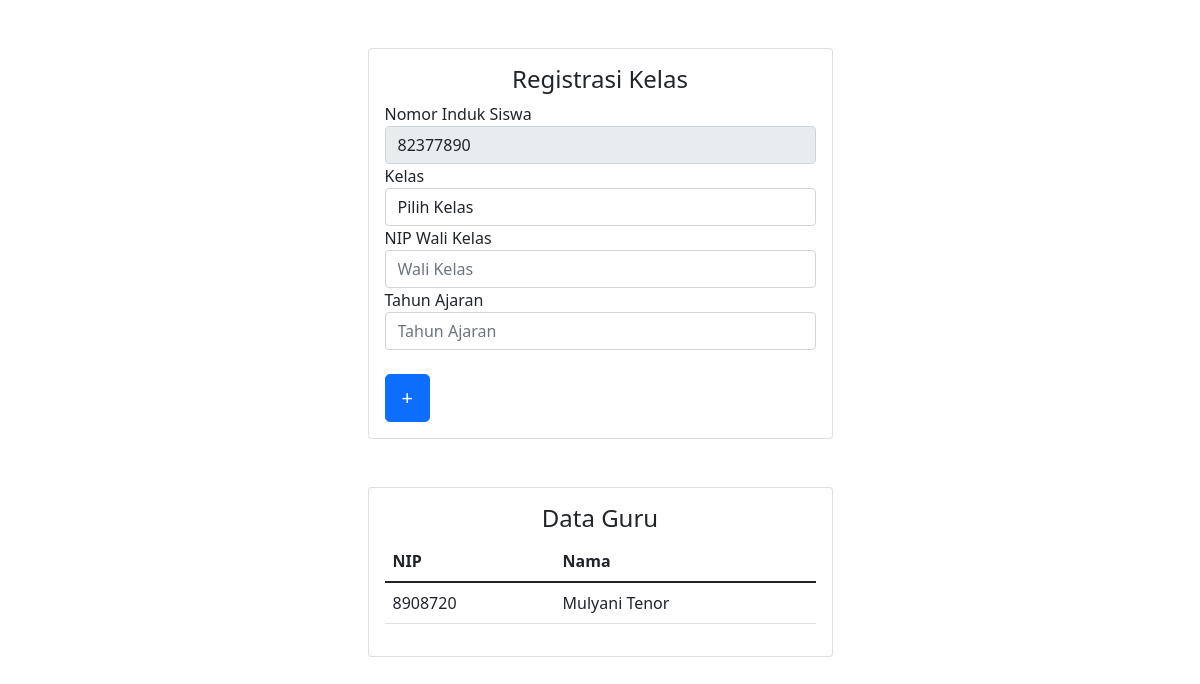
The page /kesiswaan/regiskelas.php?idsiswa=82377890 on the database its author committed.
### tables this page shows
CREATE TABLE `siswa` (
  `nis` int(10) NOT NULL,
  `namaSiswa` varchar(30) NOT NULL,
  `tanggalLahirSiswa` date NOT NULL,
  `jenisKelaminSiswa` enum('Perempuan','Laki-laki') NOT NULL,
  `alamatSiswa` varchar(50) NOT NULL,
  `noTelpSiswa` varchar(16) NOT NULL,
  `namaOrangTua` varchar(30) NOT NULL,
  `kodeKompetensi` varchar(10) NOT NULL
);

CREATE TABLE `guru` (
  `nip` int(16) NOT NULL,
  `namaGuru` varchar(40) NOT NULL,
  `tanggalLahirGuru` date NOT NULL,
  `jenisKelaminGuru` enum('Perempuan','Laki-laki') NOT NULL,
  `alamatGuru` varchar(50) NOT NULL,
  `noTelpGuru` varchar(15) NOT NULL
);

### kesiswaan/regiskelas.php (the view, shortened to what this page needs)
<?php
    include '../conn.php';
    $nis = $_GET['idsiswa'];
    $id = "SELECT nis from siswa where nis='$nis'";
    $q = mysqli_query($conn,$id);
    $fetch = mysqli_fetch_array($q);
?>
<!DOCTYPE html>
<head>
    <link href="https://cdn.jsdelivr.net/npm/bootstrap@5.1.3/dist/css/bootstrap.min.css" rel="stylesheet">
</head>
<body>
    <div class="container">
        <div class="col-sm-9 col-md-7 col-lg-5 mx-auto">
            <div class="card card-register my-5 card-body">
                <h4 class="text-center">Registrasi Kelas </h4>
                <form class="form-register" action="regiskelas_crud.php" method="post">
                    <div class="form-label-group">
                        <label> Nomor Induk Siswa </label>
                        <input type="text" readonly="" name="nis" class="form-control" value="<?php echo $fetch['nis'] ?>">
                    </div>
                    <div class="form-label-group">
                        <label> Kelas </label>
                        <select name="kelas" id="kelas" class="form-control">
                        <option value="">Pilih Kelas</option>
                        </select>
                    </div>
                    <div class="form-label-group">
                        <label> NIP Wali Kelas </label>
                        <input type="text" name="nipwkelas" class="form-control" placeholder="Wali Kelas">
                    </div>
                    <div class="form-label-group">
                        <label> Tahun Ajaran </label>
                        <input type="text" name="tahunajaran" class="form-control" placeholder="Tahun Ajaran">
                    </div>
                    <br>
                    <button class="btn btn-lg btn-primary btn-block text-uppercase" type="submit" name="regKelasButton"> + </button>
                </form>
            </div>
        </div>
    </div>
    <div class="container">
        <div class="col-sm-9 col-md-7 col-lg-5 mx-auto">
            <div class="card card-register my-5 card-body">
                <h4 class="text-center"> Data Guru </h4>
                <table class="table">
                    <thead>
                        <tr>
                            <th scope="col">NIP</th>
                            <th scope="col">Nama </th>
                        </tr>
                    </thead>
                    <tbody>
                    <?php
                    include '../conn.php';
                    $sch = mysqli_query($conn,'SELECT * FROM guru');
                        if(mysqli_num_rows($sch)>0) {
                            while($data=mysqli_fetch_array($sch)){
                                echo ("
                                <tr>
                                <td style: 'text-align : center'>".$data['nip']."</td>
                                <td style: 'text-align : center'>".$data['namaGuru']."</td>
                                ");
                            }} ?>
                    </tbody>
                </table>
            </div>
        </div>
    </div>
</body>
</html>

### rows shown on the page
siswa: nis "82377890"
guru: nip "8908720", namaGuru "Mulyani Tenor"
